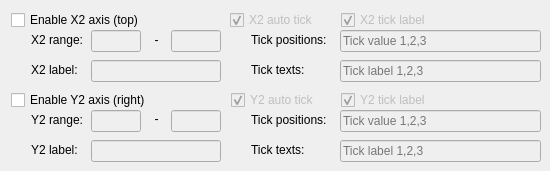
                <widget class="QWidget" name="page_11">
                 <widget class="QLabel" name="label_72">
                  <property name="enabled">
                   <bool>true</bool>
                  </property>
                  <property name="geometry">
                   <rect>
                    <x>31</x>
                    <y>60</y>
                    <width>91</width>
                    <height>20</height>
                   </rect>
                  </property>
                  <property name="text">
                   <string>X2 label:</string>
                  </property>
                 </widget>
                 <widget class="QLabel" name="label_74">
                  <property name="enabled">
                   <bool>true</bool>
                  </property>
                  <property name="geometry">
                   <rect>
                    <x>141</x>
                    <y>30</y>
                    <width>31</width>
                    <height>20</height>
                   </rect>
                  </property>
                  <property name="text">
                   <string>-</string>
                  </property>
                  <property name="alignment">
                   <set>Qt::AlignCenter</set>
                  </property>
                 </widget>
                 <widget class="QLabel" name="label_73">
                  <property name="enabled">
                   <bool>true</bool>
                  </property>
                  <property name="geometry">
                   <rect>
                    <x>31</x>
                    <y>30</y>
                    <width>71</width>
                    <height>20</height>
                   </rect>
                  </property>
                  <property name="text">
                   <string>X2 range:</string>
                  </property>
                 </widget>
                 <widget class="QCheckBox" name="plot1DAutoTickX2_CB">
                  <property name="enabled">
                   <bool>false</bool>
                  </property>
                  <property name="geometry">
                   <rect>
                    <x>230</x>
                    <y>10</y>
                    <width>111</width>
                    <height>20</height>
                   </rect>
                  </property>
                  <property name="text">
                   <string>X2 auto tick</string>
                  </property>
                  <property name="checked">
                   <bool>true</bool>
                  </property>
                 </widget>
                 <widget class="QLineEdit" name="plot1DRangeMaxX2_LE">
                  <property name="enabled">
                   <bool>false</bool>
                  </property>
                  <property name="geometry">
                   <rect>
                    <x>171</x>
                    <y>30</y>
                    <width>50</width>
                    <height>22</height>
                   </rect>
                  </property>
                 </widget>
                 <widget class="QLineEdit" name="plot1DRangeMinX2_LE">
                  <property name="enabled">
                   <bool>false</bool>
                  </property>
                  <property name="geometry">
                   <rect>
                    <x>91</x>
                    <y>30</y>
                    <width>50</width>
                    <height>22</height>
                   </rect>
                  </property>
                 </widget>
                 <widget class="QLineEdit" name="plot1DLabelX2_LE">
                  <property name="enabled">
                   <bool>false</bool>
                  </property>
                  <property name="geometry">
                   <rect>
                    <x>91</x>
                    <y>60</y>
                    <width>130</width>
                    <height>22</height>
                   </rect>
                  </property>
                 </widget>
                 <widget class="QLineEdit" name="plot1DTickValueX2_LE">
                  <property name="enabled">
                   <bool>false</bool>
                  </property>
                  <property name="geometry">
                   <rect>
                    <x>340</x>
                    <y>30</y>
                    <width>201</width>
                    <height>22</height>
                   </rect>
                  </property>
                  <property name="placeholderText">
                   <string>Tick value 1,2,3</string>
                  </property>
                 </widget>
                 <widget class="QLineEdit" name="plot1DTickLabelX2_LE">
                  <property name="enabled">
                   <bool>false</bool>
                  </property>
                  <property name="geometry">
                   <rect>
                    <x>340</x>
                    <y>60</y>
                    <width>201</width>
                    <height>22</height>
                   </rect>
                  </property>
                  <property name="toolTip">
                   <string>Tick labels</string>
                  </property>
                  <property name="placeholderText">
                   <string>Tick label 1,2,3</string>
                  </property>
                 </widget>
                 <widget class="QCheckBox" name="plot1DAxisX2_CB">
                  <property name="geometry">
                   <rect>
                    <x>11</x>
                    <y>10</y>
                    <width>161</width>
                    <height>20</height>
                   </rect>
                  </property>
                  <property name="text">
                   <string>Enable X2 axis (top)</string>
                  </property>
                 </widget>
                 <widget class="QCheckBox" name="plot1DTickLabelX2_CB">
                  <property name="enabled">
                   <bool>false</bool>
                  </property>
                  <property name="geometry">
                   <rect>
                    <x>341</x>
                    <y>10</y>
                    <width>111</width>
                    <height>20</height>
                   </rect>
                  </property>
                  <property name="text">
                   <string>X2 tick label</string>
                  </property>
                  <property name="checked">
                   <bool>true</bool>
                  </property>
                 </widget>
                 <widget class="QLabel" name="label_55">
                  <property name="geometry">
                   <rect>
                    <x>251</x>
                    <y>60</y>
                    <width>91</width>
                    <height>20</height>
                   </rect>
                  </property>
                  <property name="text">
                   <string>Tick texts:</string>
                  </property>
                 </widget>
                 <widget class="QLabel" name="label_56">
                  <property name="geometry">
                   <rect>
                    <x>251</x>
                    <y>30</y>
                    <width>91</width>
                    <height>20</height>
                   </rect>
                  </property>
                  <property name="text">
                   <string>Tick positions:</string>
                  </property>
                 </widget>
                 <widget class="QLabel" name="label_52">
                  <property name="enabled">
                   <bool>true</bool>
                  </property>
                  <property name="geometry">
                   <rect>
                    <x>31</x>
                    <y>140</y>
                    <width>61</width>
                    <height>20</height>
                   </rect>
                  </property>
                  <property name="text">
                   <string>Y2 label:</string>
                  </property>
                 </widget>
                 <widget class="QLineEdit" name="plot1DRangeMaxY2_LE">
                  <property name="enabled">
                   <bool>false</bool>
                  </property>
                  <property name="geometry">
                   <rect>
                    <x>171</x>
                    <y>110</y>
                    <width>50</width>
                    <height>22</height>
                   </rect>
                  </property>
                 </widget>
                 <widget class="QCheckBox" name="plot1DAutoTickY2_CB">
                  <property name="enabled">
                   <bool>false</bool>
                  </property>
                  <property name="geometry">
                   <rect>
                    <x>231</x>
                    <y>90</y>
                    <width>101</width>
                    <height>20</height>
                   </rect>
                  </property>
                  <property name="text">
                   <string>Y2 auto tick</string>
                  </property>
                  <property name="checked">
                   <bool>true</bool>
                  </property>
                 </widget>
                 <widget class="QLabel" name="label_49">
                  <property name="enabled">
                   <bool>true</bool>
                  </property>
                  <property name="geometry">
                   <rect>
                    <x>31</x>
                    <y>110</y>
                    <width>61</width>
                    <height>20</height>
                   </rect>
                  </property>
                  <property name="text">
                   <string>Y2 range:</string>
                  </property>
                 </widget>
                 <widget class="QLineEdit" name="plot1DTickValueY2_LE">
                  <property name="enabled">
                   <bool>false</bool>
                  </property>
                  <property name="geometry">
                   <rect>
                    <x>340</x>
                    <y>110</y>
                    <width>201</width>
                    <height>22</height>
                   </rect>
                  </property>
                  <property name="placeholderText">
                   <string>Tick value 1,2,3</string>
                  </property>
                 </widget>
                 <widget class="QLineEdit" name="plot1DRangeMinY2_LE">
                  <property name="enabled">
                   <bool>false</bool>
                  </property>
                  <property name="geometry">
                   <rect>
                    <x>91</x>
                    <y>110</y>
                    <width>50</width>
                    <height>22</height>
                   </rect>
                  </property>
                 </widget>
                 <widget class="QCheckBox" name="plot1DTickLabelY2_CB">
                  <property name="enabled">
                   <bool>false</bool>
                  </property>
                  <property name="geometry">
                   <rect>
                    <x>341</x>
                    <y>90</y>
                    <width>111</width>
                    <height>20</height>
                   </rect>
                  </property>
                  <property name="text">
                   <string>Y2 tick label</string>
                  </property>
                  <property name="checked">
                   <bool>true</bool>
                  </property>
                 </widget>
                 <widget class="QLabel" name="label_57">
                  <property name="geometry">
                   <rect>
                    <x>251</x>
                    <y>140</y>
                    <width>91</width>
                    <height>20</height>
                   </rect>
                  </property>
                  <property name="text">
                   <string>Tick texts:</string>
                  </property>
                 </widget>
                 <widget class="QLineEdit" name="plot1DLabelY2_LE">
                  <property name="enabled">
                   <bool>false</bool>
                  </property>
                  <property name="geometry">
                   <rect>
                    <x>91</x>
                    <y>140</y>
                    <width>130</width>
                    <height>22</height>
                   </rect>
                  </property>
                 </widget>
                 <widget class="QLabel" name="label_75">
                  <property name="enabled">
                   <bool>true</bool>
                  </property>
                  <property name="geometry">
                   <rect>
                    <x>141</x>
                    <y>109</y>
                    <width>31</width>
                    <height>20</height>
                   </rect>
                  </property>
                  <property name="text">
                   <string>-</string>
                  </property>
                  <property name="alignment">
                   <set>Qt::AlignCenter</set>
                  </property>
                 </widget>
                 <widget class="QLineEdit" name="plot1DTickLabelY2_LE">
                  <property name="enabled">
                   <bool>false</bool>
                  </property>
                  <property name="geometry">
                   <rect>
                    <x>340</x>
                    <y>140</y>
                    <width>201</width>
                    <height>22</height>
                   </rect>
                  </property>
                  <property name="toolTip">
                   <string>Tick labels</string>
                  </property>
                  <property name="placeholderText">
                   <string>Tick label 1,2,3</string>
                  </property>
                 </widget>
                 <widget class="QCheckBox" name="plot1DAxisY2_CB">
                  <property name="geometry">
                   <rect>
                    <x>11</x>
                    <y>90</y>
                    <width>181</width>
                    <height>20</height>
                   </rect>
                  </property>
                  <property name="text">
                   <string>Enable Y2 axis (right)</string>
                  </property>
                 </widget>
                 <widget class="QLabel" name="label_58">
                  <property name="geometry">
                   <rect>
                    <x>251</x>
                    <y>110</y>
                    <width>91</width>
                    <height>20</height>
                   </rect>
                  </property>
                  <property name="text">
                   <string>Tick positions:</string>
                  </property>
                 </widget>
                </widget>
